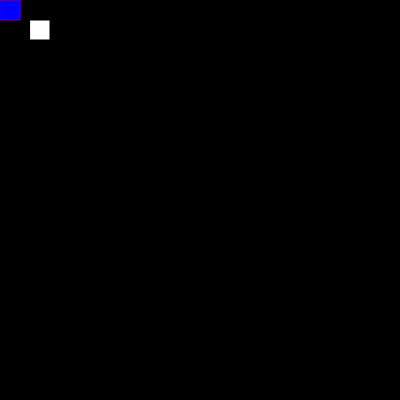
Frame 1 (no input)
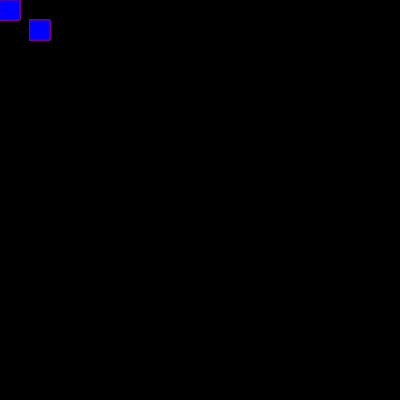
Frame 60 (no input)
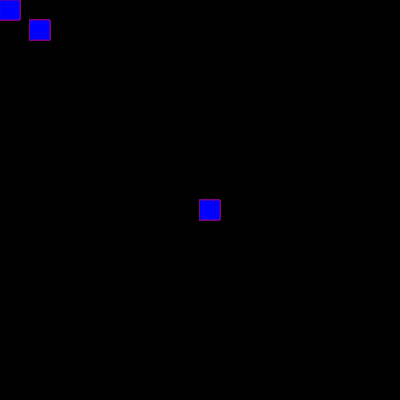
Frame 120 (the mouse pressed at the canvas centre since frame 60)

The p5.js sketch that drew these frames (run headless with seeded random() and noise() and a simulated clock; from frame 60 on, the mouse is pressed at the canvas centre):

// p5.js sketch
// ── sketch.js
function setup() {
    createCanvas(400,400);
  background("black");
  }
  function draw() {
  rect(30,20,20);
  fill("blue");
    stroke("purple");
    if(mouseIsPressed);{
    rect(mouseX,mouseY,20,20);}}
